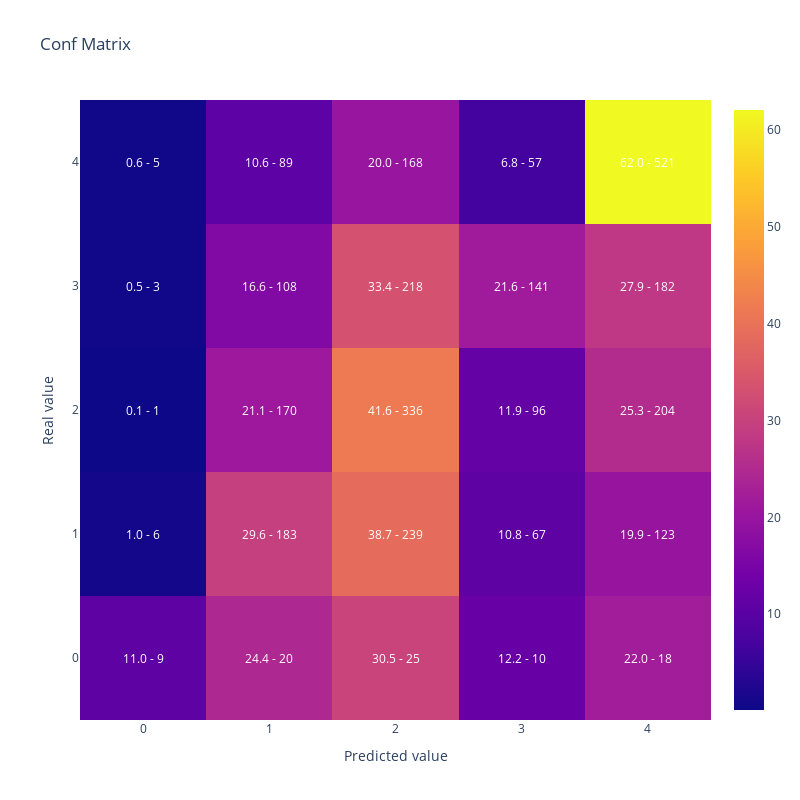

The cell this chart's notebook holds for it:
### Code cell
# Entrenamiento inicial
lgb_params = {
    'objective': 'multiclass',
    'num_class': len(y_train.unique())
}

lgb_train_dataset = lgb.Dataset(data=X_train, label=y_train)

lgb_model = lgb.train(lgb_params, lgb_train_dataset)

y_pred = lgb_model.predict(X_test).argmax(axis=1)

print("Cohen Kappa Score Inicial:", cohen_kappa_score(y_test, y_pred, weights='quadratic'))
display(plot_confusion_matrix(y_test, y_pred))

### Figure 1 — Plotly figure (JSON) as saved in the notebook; plotly's stock layout.template omitted (floating-point values rounded to 4 significant figures)
{"data": [{"type": "heatmap", "x": [0, 1, 2, 3, 4], "y": [0, 1, 2, 3, 4], "z": [[10.98, 24.39, 30.49, 12.2, 21.95], [0.9709, 29.61, 38.67, 10.84, 19.9], [0.1239, 21.07, 41.64, 11.9, 25.28], [0.4601, 16.56, 33.44, 21.63, 27.91], [0.5952, 10.6, 20, 6.786, 62.02]]}], "layout": {"annotations": [{"font": {"color": "white"}, "showarrow": false, "text": "11.0 - 9", "x": 0, "xref": "x", "y": 0, "yref": "y"}, {"font": {"color": "white"}, "showarrow": false, "text": "24.4 - 20", "x": 1, "xref": "x", "y": 0, "yref": "y"}, {"font": {"color": "white"}, "showarrow": false, "text": "30.5 - 25", "x": 2, "xref": "x", "y": 0, "yref": "y"}, {"font": {"color": "white"}, "showarrow": false, "text": "12.2 - 10", "x": 3, "xref": "x", "y": 0, "yref": "y"}, {"font": {"color": "white"}, "showarrow": false, "text": "22.0 - 18", "x": 4, "xref": "x", "y": 0, "yref": "y"}, {"font": {"color": "white"}, "showarrow": false, "text": "1.0 - 6", "x": 0, "xref": "x", "y": 1, "yref": "y"}, {"font": {"color": "white"}, "showarrow": false, "text": "29.6 - 183", "x": 1, "xref": "x", "y": 1, "yref": "y"}, {"font": {"color": "white"}, "showarrow": false, "text": "38.7 - 239", "x": 2, "xref": "x", "y": 1, "yref": "y"}, {"font": {"color": "white"}, "showarrow": false, "text": "10.8 - 67", "x": 3, "xref": "x", "y": 1, "yref": "y"}, {"font": {"color": "white"}, "showarrow": false, "text": "19.9 - 123", "x": 4, "xref": "x", "y": 1, "yref": "y"}, {"font": {"color": "white"}, "showarrow": false, "text": "0.1 - 1", "x": 0, "xref": "x", "y": 2, "yref": "y"}, {"font": {"color": "white"}, "showarrow": false, "text": "21.1 - 170", "x": 1, "xref": "x", "y": 2, "yref": "y"}, {"font": {"color": "white"}, "showarrow": false, "text": "41.6 - 336", "x": 2, "xref": "x", "y": 2, "yref": "y"}, {"font": {"color": "white"}, "showarrow": false, "text": "11.9 - 96", "x": 3, "xref": "x", "y": 2, "yref": "y"}, {"font": {"color": "white"}, "showarrow": false, "text": "25.3 - 204", "x": 4, "xref": "x", "y": 2, "yref": "y"}, {"font": {"color": "white"}, "showarrow": false, "text": "0.5 - 3", "x": 0, "xref": "x", "y": 3, "yref": "y"}, {"font": {"color": "white"}, "showarrow": false, "text": "16.6 - 108", "x": 1, "xref": "x", "y": 3, "yref": "y"}, {"font": {"color": "white"}, "showarrow": false, "text": "33.4 - 218", "x": 2, "xref": "x", "y": 3, "yref": "y"}, {"font": {"color": "white"}, "showarrow": false, "text": "21.6 - 141", "x": 3, "xref": "x", "y": 3, "yref": "y"}, {"font": {"color": "white"}, "showarrow": false, "text": "27.9 - 182", "x": 4, "xref": "x", "y": 3, "yref": "y"}, {"font": {"color": "white"}, "showarrow": false, "text": "0.6 - 5", "x": 0, "xref": "x", "y": 4, "yref": "y"}, {"font": {"color": "white"}, "showarrow": false, "text": "10.6 - 89", "x": 1, "xref": "x", "y": 4, "yref": "y"}, {"font": {"color": "white"}, "showarrow": false, "text": "20.0 - 168", "x": 2, "xref": "x", "y": 4, "yref": "y"}, {"font": {"color": "white"}, "showarrow": false, "text": "6.8 - 57", "x": 3, "xref": "x", "y": 4, "yref": "y"}, {"font": {"color": "white"}, "showarrow": false, "text": "62.0 - 521", "x": 4, "xref": "x", "y": 4, "yref": "y"}], "height": 800, "title": {"text": "Conf Matrix"}, "width": 800, "xaxis": {"title": {"text": "Predicted value"}}, "yaxis": {"title": {"text": "Real value"}}}}
